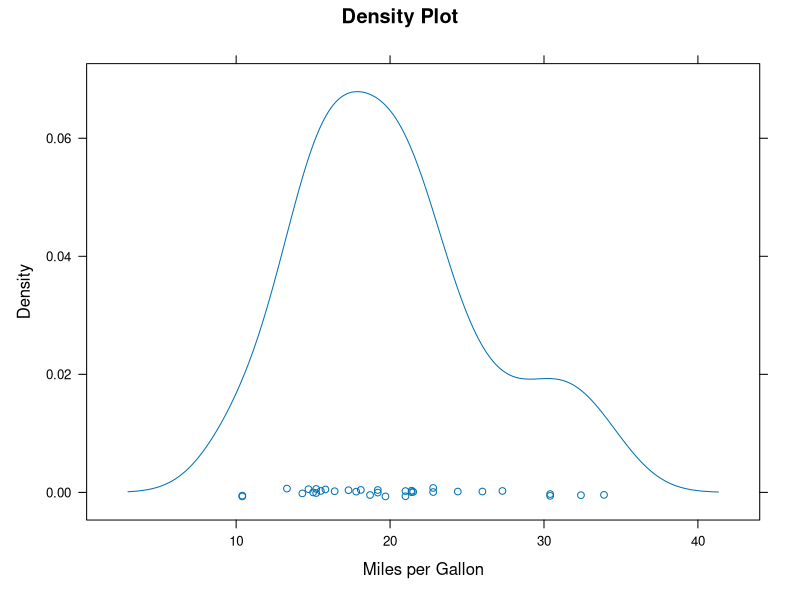
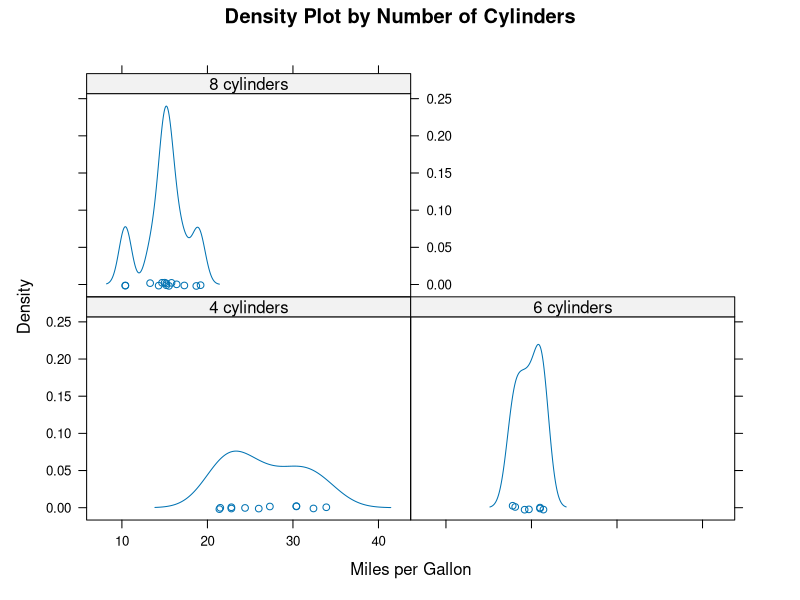
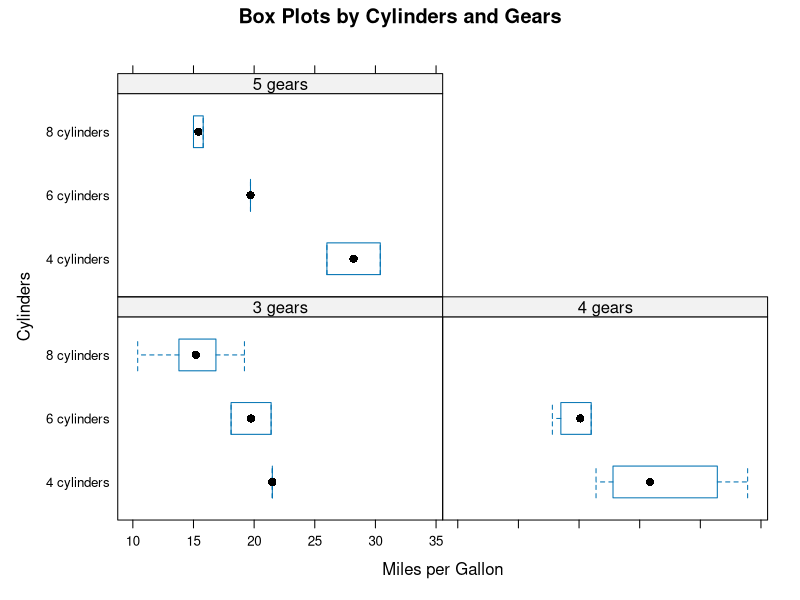
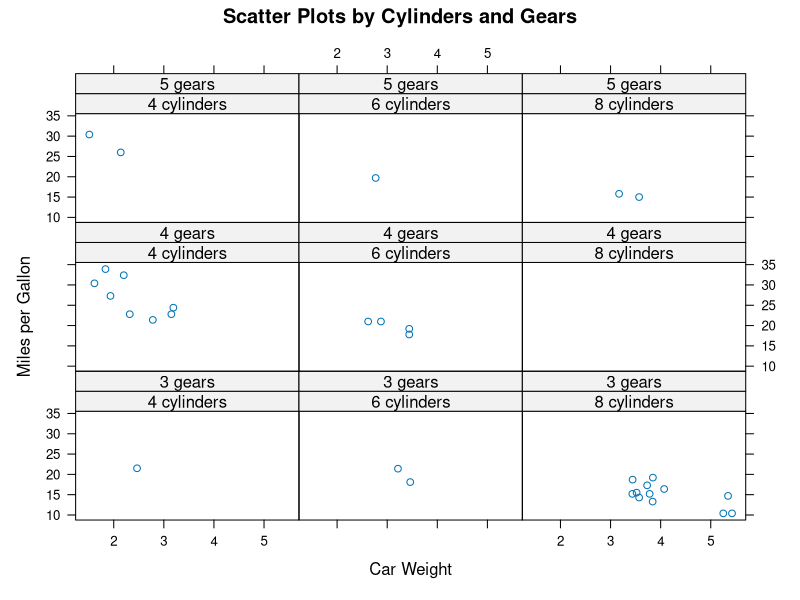
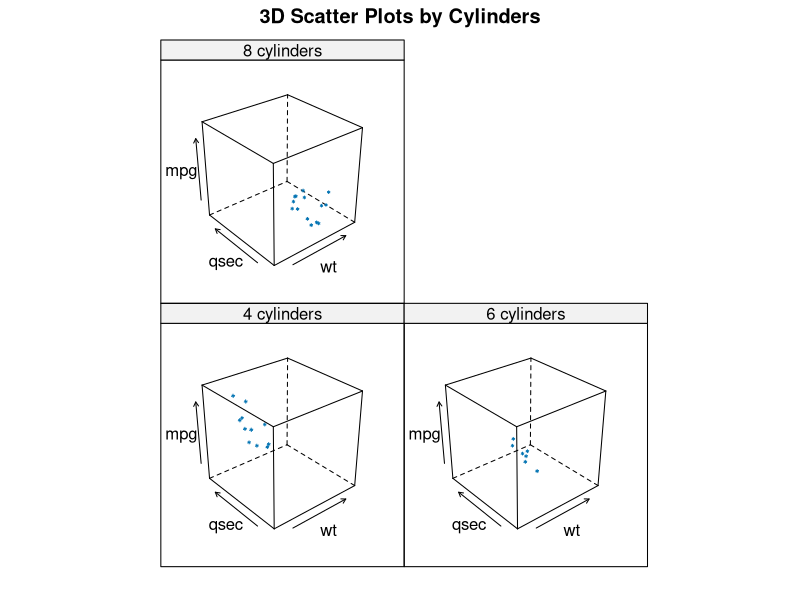
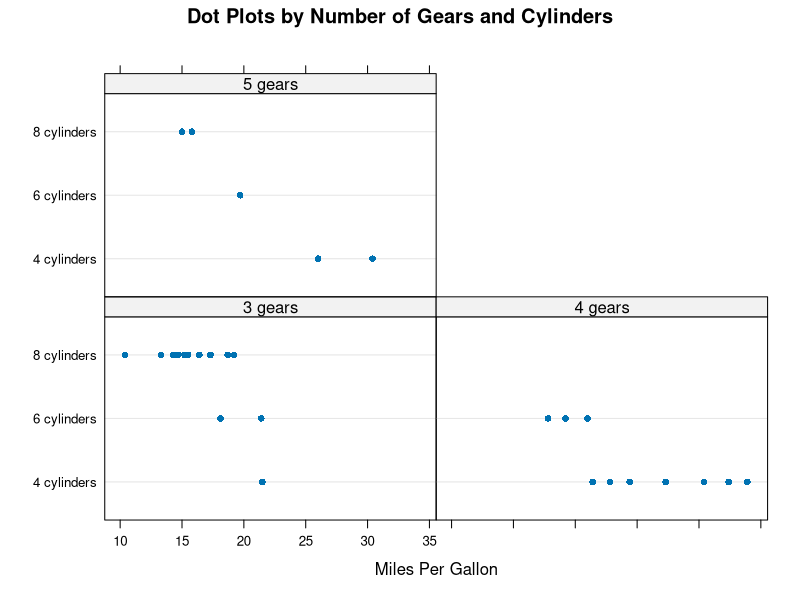
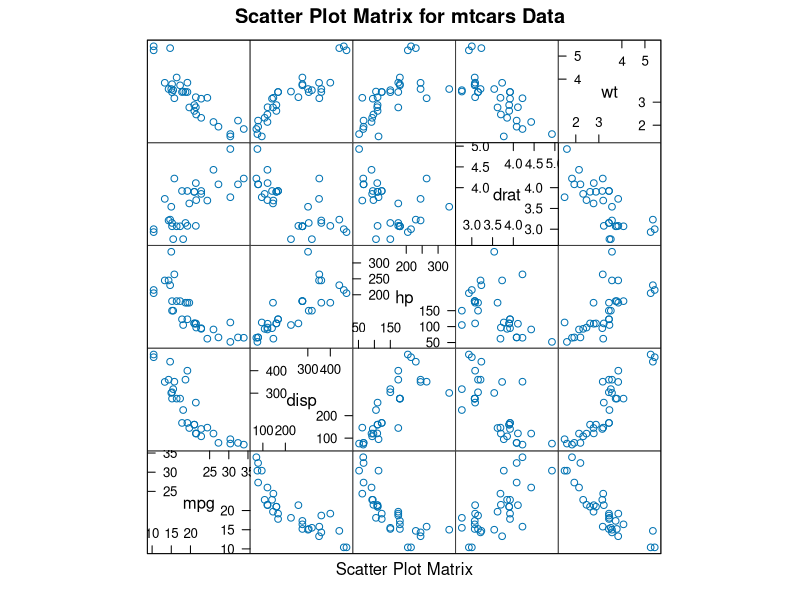

Write the R code that produced these figures, in order.
library(lattice)
attach(mtcars)

gear <- factor(gear, levels = c(3, 4, 5), 
               labels = c("3 gears", "4 gears", "5 gears"))

cyl <- factor(cyl, levels = c(4, 6, 8), 
              labels = c("4 cylinders", "6 cylinders", "8 cylinders"))

densityplot(~mpg, 
            main = "Density Plot", xlab = "Miles per Gallon")

densityplot(~mpg | cyl, 
            main = "Density Plot by Number of Cylinders", 
            xlab = "Miles per Gallon")

bwplot(cyl ~ mpg | gear, 
       main = "Box Plots by Cylinders and Gears", 
       xlab = "Miles per Gallon", ylab = "Cylinders")

xyplot(mpg ~ wt | cyl * gear, 
       main = "Scatter Plots by Cylinders and Gears", 
       xlab = "Car Weight", ylab = "Miles per Gallon")

cloud(mpg ~ wt * qsec | cyl, 
      main = "3D Scatter Plots by Cylinders")

dotplot(cyl ~ mpg | gear, 
        main = "Dot Plots by Number of Gears and Cylinders", 
        xlab = "Miles Per Gallon")

splom(mtcars[c(1, 3, 4, 5, 6)], 
      main = "Scatter Plot Matrix for mtcars Data")

detach(mtcars)

